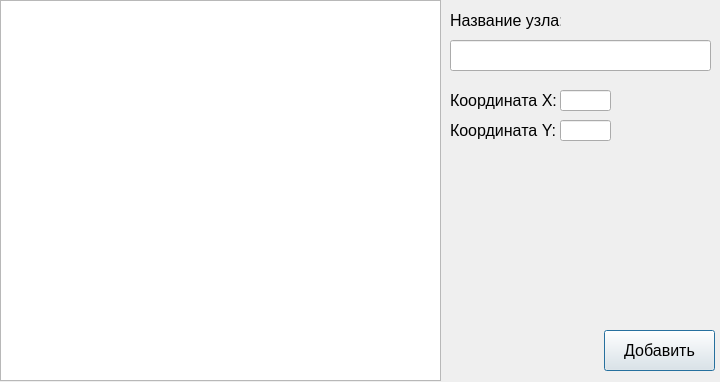
<?xml version="1.0" encoding="UTF-8"?>
<ui version="4.0">
 <class>d_addNodeWindow</class>
 <widget class="QDialog" name="d_addNodeWindow">
  <property name="geometry">
   <rect>
    <x>0</x>
    <y>0</y>
    <width>720</width>
    <height>382</height>
   </rect>
  </property>
  <property name="windowTitle">
   <string>Dialog</string>
  </property>
  <widget class="QTableView" name="tv_nodeList">
   <property name="geometry">
    <rect>
     <x>0</x>
     <y>0</y>
     <width>441</width>
     <height>381</height>
    </rect>
   </property>
  </widget>
  <widget class="QLabel" name="l_nodeName">
   <property name="geometry">
    <rect>
     <x>450</x>
     <y>10</y>
     <width>111</width>
     <height>21</height>
    </rect>
   </property>
   <property name="font">
    <font>
     <pointsize>12</pointsize>
    </font>
   </property>
   <property name="text">
    <string>Название узла:</string>
   </property>
  </widget>
  <widget class="QLineEdit" name="le_nodeName">
   <property name="geometry">
    <rect>
     <x>450</x>
     <y>40</y>
     <width>261</width>
     <height>31</height>
    </rect>
   </property>
   <property name="font">
    <font>
     <pointsize>12</pointsize>
    </font>
   </property>
  </widget>
  <widget class="QLabel" name="l_x">
   <property name="geometry">
    <rect>
     <x>450</x>
     <y>90</y>
     <width>111</width>
     <height>21</height>
    </rect>
   </property>
   <property name="font">
    <font>
     <pointsize>12</pointsize>
    </font>
   </property>
   <property name="text">
    <string>Координата X:</string>
   </property>
  </widget>
  <widget class="QLineEdit" name="le_x">
   <property name="geometry">
    <rect>
     <x>560</x>
     <y>90</y>
     <width>51</width>
     <height>21</height>
    </rect>
   </property>
   <property name="font">
    <font>
     <pointsize>12</pointsize>
    </font>
   </property>
  </widget>
  <widget class="QLabel" name="l_y">
   <property name="geometry">
    <rect>
     <x>450</x>
     <y>120</y>
     <width>111</width>
     <height>21</height>
    </rect>
   </property>
   <property name="font">
    <font>
     <pointsize>12</pointsize>
    </font>
   </property>
   <property name="text">
    <string>Координата Y:</string>
   </property>
  </widget>
  <widget class="QLineEdit" name="le_y">
   <property name="geometry">
    <rect>
     <x>560</x>
     <y>120</y>
     <width>51</width>
     <height>21</height>
    </rect>
   </property>
   <property name="font">
    <font>
     <pointsize>12</pointsize>
    </font>
   </property>
  </widget>
  <widget class="QPushButton" name="pb_addNode">
   <property name="geometry">
    <rect>
     <x>604</x>
     <y>330</y>
     <width>111</width>
     <height>41</height>
    </rect>
   </property>
   <property name="font">
    <font>
     <pointsize>12</pointsize>
    </font>
   </property>
   <property name="text">
    <string>Добавить</string>
   </property>
  </widget>
 </widget>
 <resources/>
 <connections/>
</ui>
